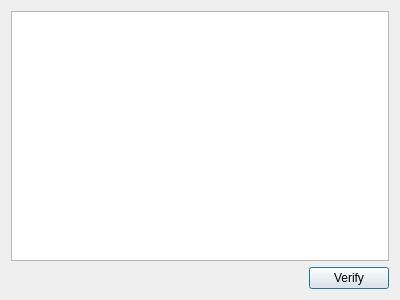
<?xml version="1.0" encoding="UTF-8"?>
<ui version="4.0">
 <class>VerifyingDialog</class>
 <widget class="QDialog" name="VerifyingDialog">
  <property name="geometry">
   <rect>
    <x>0</x>
    <y>0</y>
    <width>400</width>
    <height>300</height>
   </rect>
  </property>
  <property name="windowTitle">
   <string>Dialog</string>
  </property>
  <layout class="QGridLayout" name="gridLayout">
   <item row="0" column="0" colspan="2">
    <widget class="QListView" name="listView"/>
   </item>
   <item row="1" column="0">
    <spacer name="horizontalSpacer">
     <property name="orientation">
      <enum>Qt::Horizontal</enum>
     </property>
     <property name="sizeHint" stdset="0">
      <size>
       <width>288</width>
       <height>20</height>
      </size>
     </property>
    </spacer>
   </item>
   <item row="1" column="1">
    <widget class="QPushButton" name="verifyButton">
     <property name="text">
      <string>Verify</string>
     </property>
    </widget>
   </item>
  </layout>
 </widget>
 <resources/>
 <connections/>
</ui>
